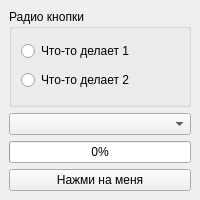
<?xml version="1.0" encoding="UTF-8"?>
<ui version="4.0">
 <class>MainWindow</class>
 <widget class="QMainWindow" name="MainWindow">
  <property name="windowModality">
   <enum>Qt::NonModal</enum>
  </property>
  <property name="geometry">
   <rect>
    <x>0</x>
    <y>0</y>
    <width>200</width>
    <height>200</height>
   </rect>
  </property>
  <property name="minimumSize">
   <size>
    <width>200</width>
    <height>200</height>
   </size>
  </property>
  <property name="maximumSize">
   <size>
    <width>3860</width>
    <height>2560</height>
   </size>
  </property>
  <property name="windowTitle">
   <string>MainWindow</string>
  </property>
  <widget class="QWidget" name="centralwidget">
   <layout class="QHBoxLayout" name="horizontalLayout_2">
    <item>
     <layout class="QVBoxLayout" name="verticalLayout_3">
      <item>
       <widget class="QGroupBox" name="groupBox">
        <property name="title">
         <string>Радио кнопки</string>
        </property>
        <layout class="QHBoxLayout" name="horizontalLayout">
         <item>
          <layout class="QVBoxLayout" name="verticalLayout">
           <item>
            <widget class="QRadioButton" name="setting_1">
             <property name="text">
              <string>Что-то делает 1</string>
             </property>
            </widget>
           </item>
           <item>
            <widget class="QRadioButton" name="setting_2">
             <property name="text">
              <string>Что-то делает 2</string>
             </property>
            </widget>
           </item>
          </layout>
         </item>
        </layout>
       </widget>
      </item>
      <item>
       <layout class="QVBoxLayout" name="verticalLayout_2">
        <item>
         <widget class="QComboBox" name="cb_dropDownList"/>
        </item>
        <item>
         <widget class="QProgressBar" name="pb_bar">
          <property name="maximum">
           <number>10</number>
          </property>
          <property name="value">
           <number>0</number>
          </property>
         </widget>
        </item>
        <item>
         <widget class="QPushButton" name="pb_button">
          <property name="text">
           <string>Нажми на меня</string>
          </property>
          <property name="checkable">
           <bool>true</bool>
          </property>
          <property name="checked">
           <bool>false</bool>
          </property>
         </widget>
        </item>
       </layout>
      </item>
     </layout>
    </item>
   </layout>
  </widget>
 </widget>
 <resources/>
 <connections/>
</ui>
